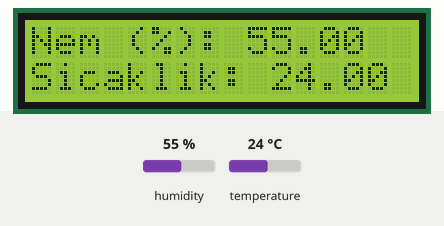
Simulated run of this sketch. Board: Arduino Uno, built with avr-gcc and run on an emulated ATmega328P. Parts: 16×2 character LCD. The test bench sets the inputs (shaded band); at power-on: humidity 55 %, temperature 24 °C.

Above: at 1.2 s.
1.3 s: humidity set to 22 %
At 10.9 s:
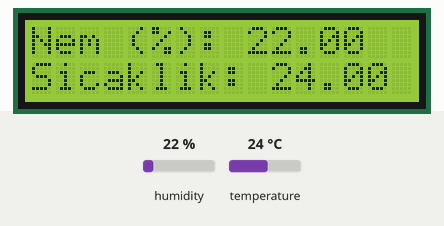
11.6 s: temperature set to 12 °C
At 21.4 s:
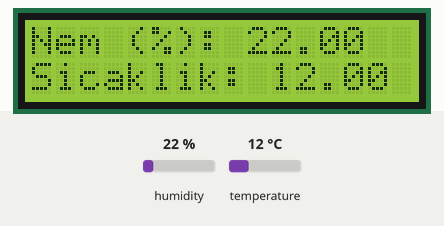
21.7 s: humidity set to 40 %
At 31.2 s:
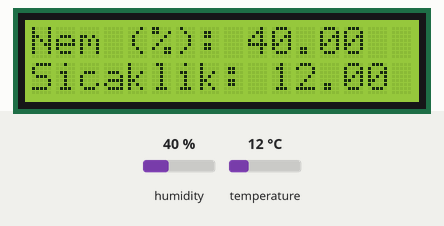
31.7 s: temperature set to 19 °C
At 40.7 s:
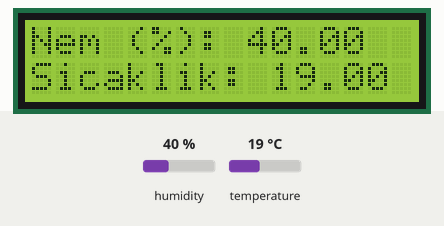
Timing chart, 0 to 42.2 s (numbered marks = the images above; inputs shaded):
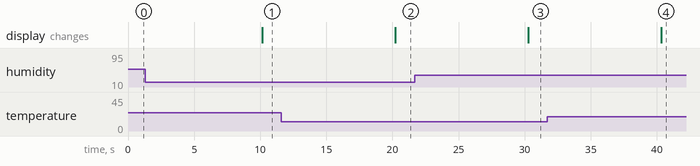

The sketch:

Temp_HumidityOnLCD.ino
```cpp
#include <Wire.h>
#include <LiquidCrystal_I2C.h>
#include <dht11.h> // dht11 kütüphanesini ekliyoruz.
#define DHT11PIN 2
dht11 DHT11;

LiquidCrystal_I2C lcd(0x27, 16, 2);

void setup()
{
// LCD yi çalıştır
lcd.begin();
lcd.backlight();

// Ekrana yazdırılacak metin
/*lcd.print("     Burak     ");
lcd.setCursor(0,1);
lcd.print("   KAZKILINC   ");*/
}

void loop()
{
    int chk = DHT11.read(DHT11PIN);
    lcd.print("Nem (%): ");
    lcd.print((float)DHT11.humidity, 2);
    lcd.setCursor(0,1);
    lcd.print("Sicaklik: ");
    lcd.print((float)DHT11.temperature, 2);
    lcd.setCursor(0,0); //imlec basa aliniyor
    /*
    // Çiğ Oluşma Noktası, Dew Point
    Serial.print("Cig Olusma Noktasi: ");
    Serial.println(DHT11.dewPoint(), 2); */
    /*delay(3000);
    lcd.noBacklight();*/
    delay(10000);  // 10 saniyede bir veri yenilemesi yapiliyor
    //lcd.backlight();
}
```

Measured:
- after the input at 1.3 s, the display: changes after 8.9 s (image 1)
- after the input at 11.6 s, the display: changes after 8.6 s (image 2)
- after the input at 21.7 s, the display: changes after 8.6 s (image 3)
- after the input at 31.7 s, the display: changes after 8.6 s (image 4)
